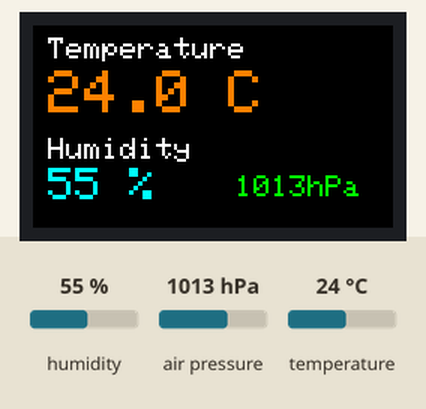
Simulated run of this sketch. Board: ESP32. Parts: 240×135 colour display. The test bench sets the inputs (shaded band); at power-on: humidity 55 %, air pressure 1013 hPa, temperature 24 °C.

Above: at 1.3 s.
1.4 s: humidity set to 22 %
At 3.1 s:
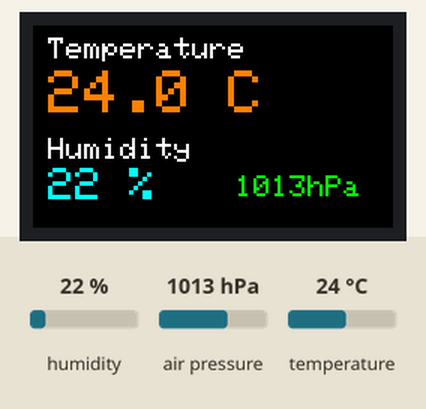
4.1 s: air pressure set to 952 hPa
At 4.9 s:
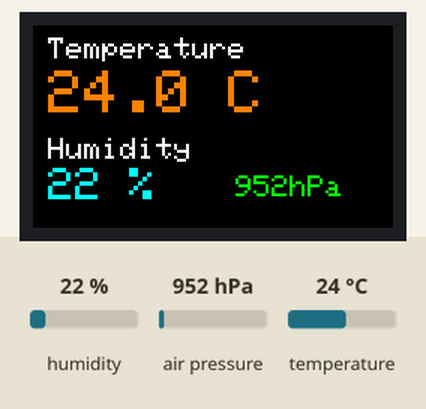
6.8 s: temperature set to 12 °C
At 9.5 s:
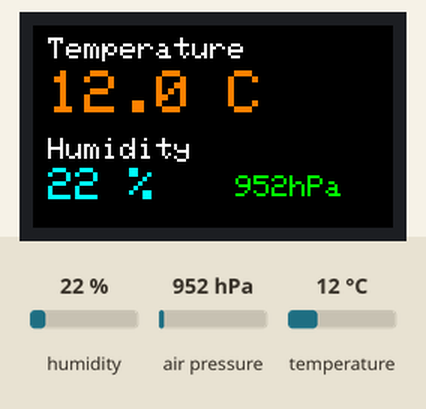
9.8 s: humidity set to 40 %
At 11.5 s:
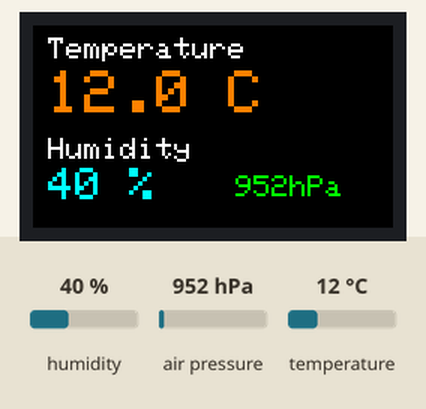
Timing chart, 0 to 13.0 s (numbered marks = the images above; inputs shaded):
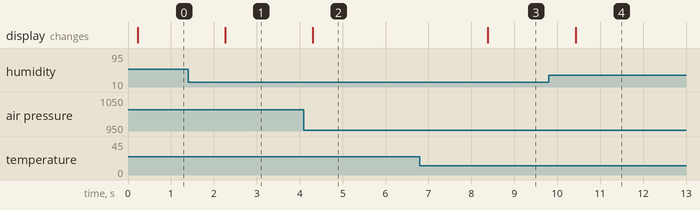

Measured:
- after the input at 1.4 s, the display: changes after 0.86 s (image 1)
- after the input at 4.1 s, the display: changes after 0.20 s (image 2)
- after the input at 6.8 s, the display: changes after 1.6 s (image 3)
- after the input at 9.8 s, the display: changes after 0.63 s (image 4)

The sketch:

sensor_dashboard.ino
```cpp
// Temperature / humidity dashboard on ST7789 135x240
// Choose ONE sensor:
#define USE_BME280   // I2C: SDA=21, SCL=22 (also reports pressure)
//#define USE_DHT22  // data pin = 27

#include <Adafruit_GFX.h>
#include <Adafruit_ST7789.h>
#include <SPI.h>

#ifdef USE_BME280
  #include <Wire.h>
  #include <Adafruit_BME280.h>
  Adafruit_BME280 bme;
#else
  #include <DHT.h>
  #define DHT_PIN 27
  DHT dht(DHT_PIN, DHT22);
#endif

#define TFT_CS 15
#define TFT_DC 2
#define TFT_RST 4
#define TFT_SCK 18
#define TFT_MOSI 23

Adafruit_ST7789 tft = Adafruit_ST7789(TFT_CS, TFT_DC, TFT_RST);

void message(const char* m, uint16_t c) {
  tft.fillScreen(ST77XX_BLACK);
  tft.setTextColor(c);
  tft.setTextSize(2);
  tft.setCursor(10, 55);
  tft.print(m);
}

void setup() {
  Serial.begin(115200);
  SPI.begin(TFT_SCK, -1, TFT_MOSI, TFT_CS);
  tft.init(135, 240);
  tft.setRotation(1);
#ifdef USE_BME280
  Wire.begin(21, 22);
  if (!bme.begin(0x76) && !bme.begin(0x77)) { message("No BME280!", ST77XX_RED); while (true) delay(1000); }
#else
  dht.begin();
#endif
  tft.fillScreen(ST77XX_BLACK);
}

void loop() {
  float t, h, p = NAN;
#ifdef USE_BME280
  t = bme.readTemperature();
  h = bme.readHumidity();
  p = bme.readPressure() / 100.0F;
#else
  t = dht.readTemperature();
  h = dht.readHumidity();
#endif
  tft.fillRect(0, 0, 240, 135, ST77XX_BLACK);
  if (isnan(t) || isnan(h)) {
    message("Sensor error", ST77XX_RED);
  } else {
    tft.setTextSize(2);
    tft.setTextColor(ST77XX_WHITE);
    tft.setCursor(10, 8);
    tft.print("Temperature");
    tft.setTextSize(4);
    tft.setTextColor(ST77XX_ORANGE);
    tft.setCursor(10, 30);
    tft.printf("%.1f C", t);
    tft.setTextSize(2);
    tft.setTextColor(ST77XX_WHITE);
    tft.setCursor(10, 75);
    tft.print("Humidity");
    tft.setTextSize(3);
    tft.setTextColor(ST77XX_CYAN);
    tft.setCursor(10, 95);
    tft.printf("%.0f %%", h);
    if (!isnan(p)) {
      tft.setTextSize(2);
      tft.setTextColor(ST77XX_GREEN);
      tft.setCursor(135, 100);
      tft.printf("%.0fhPa", p);
    }
  }
  delay(2000);
}
```
